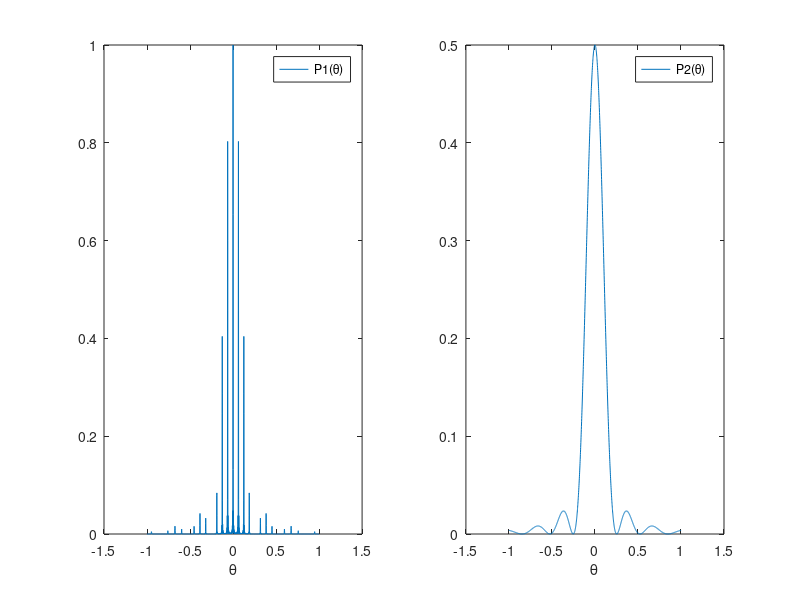

Recreate this plot in MATLAB.
% D16FAGRRANS
% One dimensional periodic and random arrangement for interference and
% diffraction
% Diffraction on an amplitude grating with width of openings d, center to center
% distance of strips a, wavelength ?, distance from grating to screen X and coordinate on
% screen Y. All distances and wavelength in mm, number of lines N .Normal incidence.
% All parameters are globally defined above the graph.
% D(?) is the diffraction factor
% I(?) is the interference factor, normalized to 1.
% P1(?) is the product of interference and diffraction factor.
% P2(?) is for the case that the lines are not periodic and the interfernce factor averages
% to a constant.

function D16FAGRRANS;

Theta = (-1.001:0.0011:1.001);

d = 0.002;
Lamda = 0.0005;
a = 0.008;
N = 20;
C = 0.5;

D = (sin(pi*(d/Lamda)*sin(Theta))./(pi*(d/Lamda)*sin(Theta))).^2;
I = (sin(pi*(a/Lamda)*sin(Theta)*N)./(N*sin(pi*(a/Lamda)*sin(Theta)))).^2;

P1 = D.*I;
P2 = D.*C;

figure(1);
subplot(1,2,1);
plot(Theta,P1);
axis([-1.5 1.5 0 1]);
xlabel('\theta');
legend('P1(\theta)');

subplot(1,2,2);
plot(Theta,P2);
axis([-1.5 1.5 0 0.5]);
xlabel('\theta');
legend('P2(\theta)');
